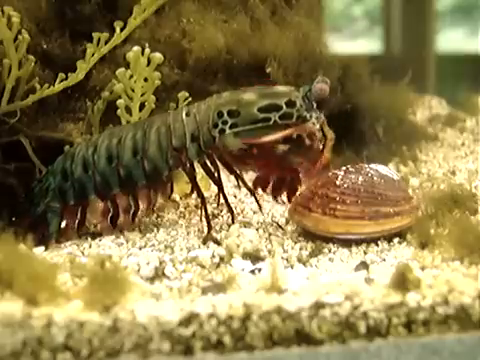
#> input picture frame 147 of Afifa/Mantis_Shrimp_Destroys_Clam.mp4, 480 x 360 px, given in place of Japanese_Goblin.mp4, which was not available
$ python edge_detection.py
#> lines starting #> are read from the running program, lines starting #| are printed output that depends on the picture; pictures that were not available may be replaced by others from this repository, and a replacement may not be noted
#Riley Parsons

# https://docs.opencv.org/3.4/da/d22/tutorial_py_canny.html
# https://cloudinary.com/glossary/edge-detection
# https://www.youtube.com/watch?v=KwbDA_0RU9o
# https://docs.opencv.org/3.4/dd/d1a/group__imgproc__feature.html#ga04723e007ed888ddf11d9ba04e2232de

import numpy as np
import cv2 as cv

#videoInput = cv.VideoCapture('All_Joey.mp4')
videoInput = cv.VideoCapture('Japanese_Goblin.mp4')

#while true
while videoInput.isOpened():
    ret, video = videoInput.read()
#> video is the input picture: shape (360, 480, 3); mean B, G, R 75.2, 124, 140.2

    #if frame is read correctly ret is ture
    if not ret:
        print("cannot recieve video (end?). exiting")
        break

     #program crashes at the end currently
    garry = cv.cvtColor(video, cv.COLOR_BGR2GRAY)
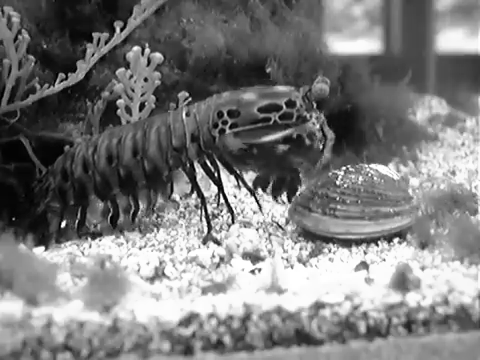
#> garry: shape (360, 480); min 0, max 255, mean 123.3
    #Canny(video_Input/image, threshold1, threshold2 )
    #Thresholds are for hysteresis \procedure
    #Threshold 1: minVal, Threshold 2: maxVal
    #Any Values which lie between these 2 thesholds are callifed edges or non edges based on the connectivity
    # if they are connected to sure edge pixles they are considerd to be part of edges
    edge = cv.Canny(garry, 60, 120)
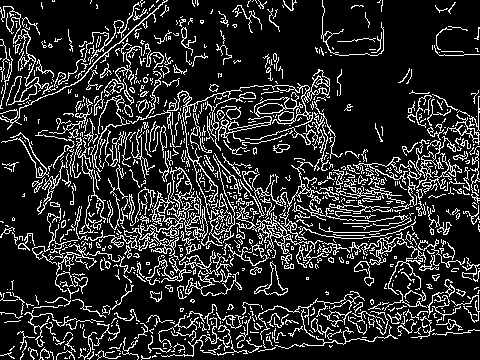
#> edge: shape (360, 480); 16.6% white in thin lines or dots

    #Display resulting frame/ image to window with colour properties garry https://docs.opencv.org/4.x/d7/dfc/group__highgui.html#ga453d42fe4cb60e5723281a89973ee563
    # imshow(const string, windname)
    cv.imshow('Video', edge)   #change edge to garry to see normal video
    if cv.waitKey(1) == ord('q'):
#> (key q is pressed here)
       break

#once the program has completed release the capture and close
videoInput.release()
cv.destroyAllWindows()

$ run again, starting later in the video
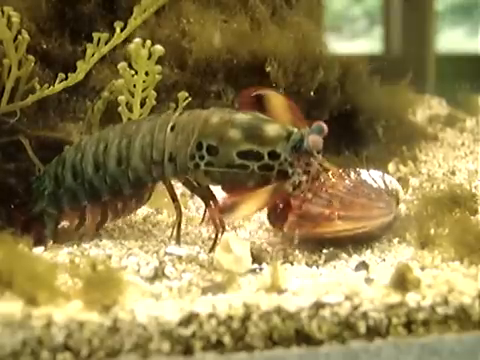
#> input picture frame 664 of Afifa/Mantis_Shrimp_Destroys_Clam.mp4, 480 x 360 px, given in place of Japanese_Goblin.mp4, which was not available
#> video is the input picture: shape (360, 480, 3); mean B, G, R 75.6, 126.7, 142.8
#> `garry = cv.cvtColor(video, cv.COLOR_BGR2GRAY)`:
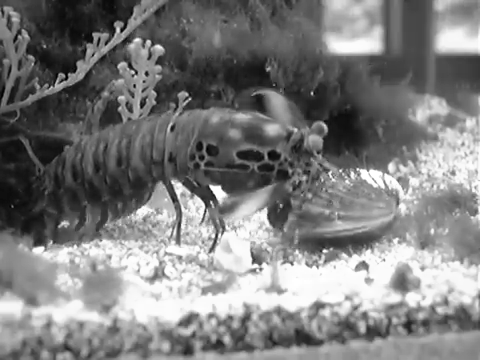
#> garry: shape (360, 480); min 0, max 255, mean 125.7
#> `edge = cv.Canny(garry, 60, 120)`:
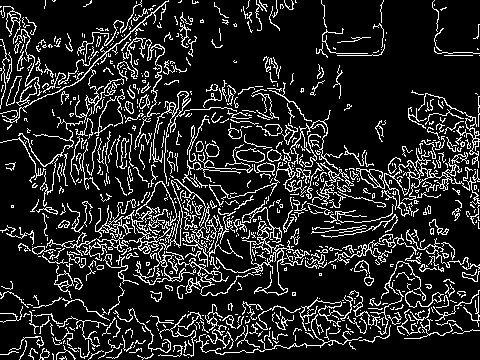
#> edge: shape (360, 480); 14.9% white in thin lines or dots

$ run again, starting later in the video
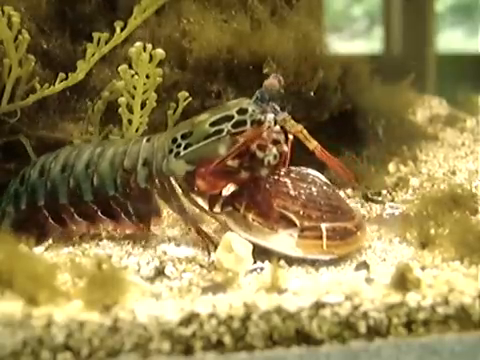
#> input picture frame 1180 of Afifa/Mantis_Shrimp_Destroys_Clam.mp4, 480 x 360 px, given in place of Japanese_Goblin.mp4, which was not available
#> video is the input picture: shape (360, 480, 3); mean B, G, R 74.9, 125.8, 142.7
#> `garry = cv.cvtColor(video, cv.COLOR_BGR2GRAY)`:
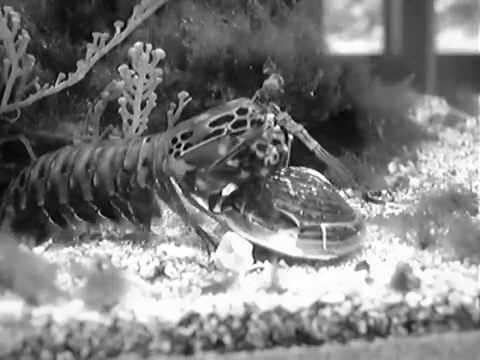
#> garry: shape (360, 480); min 0, max 255, mean 125.1
#> `edge = cv.Canny(garry, 60, 120)`:
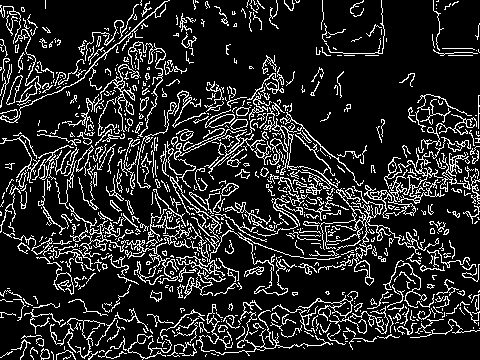
#> edge: shape (360, 480); 15.3% white in thin lines or dots
